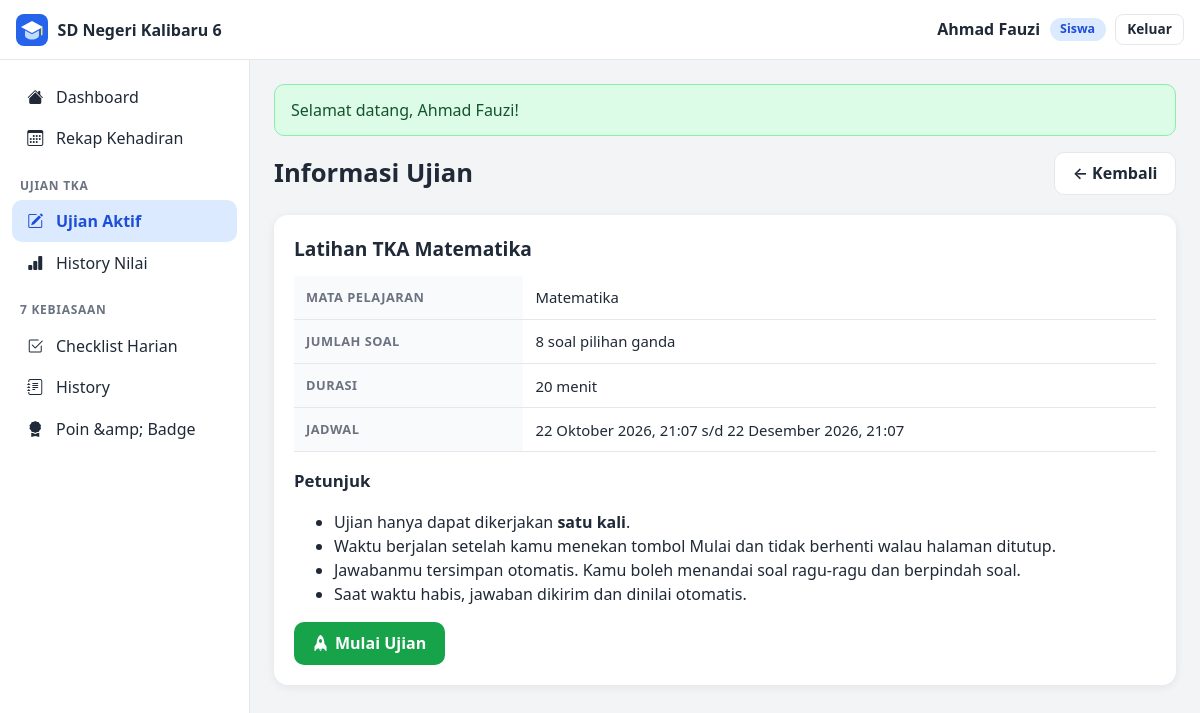
Screenshot of /siswa/ujian-info.php?id=3 (signed in) with the database file from the repository.
### tables this page shows
CREATE TABLE siswa (
    id            INT UNSIGNED AUTO_INCREMENT PRIMARY KEY,
    user_id       INT UNSIGNED NOT NULL UNIQUE,
    nisn          VARCHAR(20) NOT NULL UNIQUE,
    nama          VARCHAR(100) NOT NULL,
    jenis_kelamin ENUM('L','P') NOT NULL,
    tanggal_lahir DATE NULL,
    alamat        VARCHAR(255) NULL,
    kelas_id      INT UNSIGNED NOT NULL,
    orang_tua_id  INT UNSIGNED NULL,
    status        ENUM('aktif','nonaktif') NOT NULL DEFAULT 'aktif',
    CONSTRAINT fk_siswa_user  FOREIGN KEY (user_id)      REFERENCES users(id)     ON DELETE CASCADE,
    CONSTRAINT fk_siswa_kelas FOREIGN KEY (kelas_id)     REFERENCES kelas(id),
    CONSTRAINT fk_siswa_ortu  FOREIGN KEY (orang_tua_id) REFERENCES orang_tua(id) ON DELETE SET NULL
);

CREATE TABLE ujian (
    id            INT UNSIGNED AUTO_INCREMENT PRIMARY KEY,
    nama_ujian    VARCHAR(150) NOT NULL,
    mapel_id      INT UNSIGNED NOT NULL,
    kelas_id      INT UNSIGNED NOT NULL,
    durasi_menit  SMALLINT UNSIGNED NOT NULL,
    waktu_mulai   DATETIME NOT NULL,
    waktu_selesai DATETIME NOT NULL,
    status        ENUM('draft','aktif') NOT NULL DEFAULT 'draft',
    CONSTRAINT fk_ujian_mapel FOREIGN KEY (mapel_id) REFERENCES mata_pelajaran(id),
    CONSTRAINT fk_ujian_kelas FOREIGN KEY (kelas_id) REFERENCES kelas(id)
);

CREATE TABLE mata_pelajaran (
    id         INT UNSIGNED AUTO_INCREMENT PRIMARY KEY,
    nama_mapel VARCHAR(80) NOT NULL UNIQUE,
    keterangan VARCHAR(255) NULL
);

### includes/auth.php (called while the page is built, shortened)
<?php
require_once __DIR__ . '/../config/database.php';
function e($nilai): string
{
    return htmlspecialchars((string) $nilai, ENT_QUOTES, 'UTF-8');
}
function url(string $path = ''): string
{
    return BASE_URL . '/' . ltrim($path, '/');
}
function user(): ?array
{
    return $_SESSION['user'] ?? null;
}
function halaman_beranda(string $role): string
{
    switch ($role) {
        case 'siswa':    return url('siswa/dashboard.php');
    }
}
function wajib_login(): array
{
    $u = user();
    return $u;
}
function nama_role(string $role): string
{
    $label = ['admin' => 'Admin', 'guru' => 'Guru', 'siswa' => 'Siswa', 'orangtua' => 'Orang Tua'];
    return $label[$role] ?? $role;
}

### config/database.php (called while the page is built, shortened)
<?php
function db(): PDO
{
    static $pdo = null;
    if ($pdo === null) {
        try {
            $pdo = new PDO(
                'mysql:host=' . DB_HOST . ';dbname=' . DB_NAME . ';charset=utf8mb4',
                DB_USER,
                DB_PASS,
                [
                    PDO::ATTR_ERRMODE            => PDO::ERRMODE_EXCEPTION,
                    PDO::ATTR_DEFAULT_FETCH_MODE => PDO::FETCH_ASSOC,
                    PDO::ATTR_EMULATE_PREPARES   => false,
                    PDO::MYSQL_ATTR_INIT_COMMAND => "SET time_zone = '+07:00'",
                ]
            );
        } catch (PDOException $e) {
            error_log('Koneksi database gagal: ' . $e->getMessage());
            http_response_code(500);
            exit('Koneksi database gagal. Pastikan MySQL di XAMPP sudah Start dan database kkp_sd sudah diimpor.');
        }
    }
    return $pdo;
}

### includes/fungsi.php (called while the page is built, shortened)
<?php
function tgl_indo(?string $tanggal): string
{
    $t = strtotime($tanggal);
    return date('j', $t) . ' ' . NAMA_BULAN[(int) date('n', $t)] . ' ' . date('Y', $t);
}
function waktu_indo(?string $waktu): string
{
    return tgl_indo($waktu) . ', ' . date('H:i', strtotime($waktu));
}
function siswa_login(): ?array
{
    $u = user();
    $st = db()->prepare('SELECT s.*, k.nama_kelas FROM siswa s JOIN kelas k ON k.id = s.kelas_id WHERE s.id = :id');
    $st->execute(['id' => $u['profil_id']]);
    return $st->fetch() ?: null;
}
    ob_start(); ?>
    <?php
function finalisasi_kadaluarsa(?int $ujian_id = null, ?int $siswa_id = null): void
{
    $sql = "SELECT h.id, h.waktu_mulai, u.durasi_menit, u.waktu_selesai AS jadwal_selesai
            FROM hasil_ujian h JOIN ujian u ON u.id = h.ujian_id WHERE h.status = 'berlangsung'";
    $param = [];
    if ($siswa_id !== null) { $sql .= ' AND h.siswa_id = :siswa'; $param['siswa'] = $siswa_id; }
    $st = db()->prepare($sql);
    $st->execute($param);
    foreach ($st->fetchAll() as $h) {
        if (time() >= batas_waktu_hasil($h['waktu_mulai'], (int) $h['durasi_menit'], $h['jadwal_selesai'])) {
            selesaikan_ujian((int) $h['id']);
        }
    }
}
function ujian_untuk_siswa(array $siswa): array
{
    finalisasi_kadaluarsa(null, (int) $siswa['id']);
    $st = db()->prepare("SELECT u.*, m.nama_mapel, h.id AS hasil_id, h.status AS hasil_status, h.nilai,
                                (SELECT COUNT(*) FROM ujian_soal us WHERE us.ujian_id = u.id) AS jml_soal
                         FROM ujian u JOIN mata_pelajaran m ON m.id = u.mapel_id
                         LEFT JOIN hasil_ujian h ON h.ujian_id = u.id AND h.siswa_id = :s
                         WHERE u.kelas_id = :k AND u.status = 'aktif' ORDER BY u.waktu_mulai DESC");
    $st->execute(['s' => $siswa['id'], 'k' => $siswa['kelas_id']]);
    $now = date('Y-m-d H:i:s');
    $daftar = $st->fetchAll();
    return $daftar;
}

### siswa/ujian-info.php (the view, shortened to what this page needs)
<?php
require_once __DIR__ . '/../includes/auth.php';
require_once __DIR__ . '/../includes/fungsi.php';
$siswa = siswa_login();
$id = (int) ($_GET['id'] ?? $_POST['id'] ?? 0);
$ujian = null;
foreach (ujian_untuk_siswa($siswa) as $u) if ((int) $u['id'] === $id) $ujian = $u;
$pesan = [
    'belum_mulai' => 'Ujian belum dimulai.',
    'berakhir'    => 'Ujian sudah berakhir.',
    'selesai'     => 'Anda sudah mengerjakan ujian.',
];
$aksi_header = '<a class="btn btn-light" href="' . e(url('siswa/ujian.php')) . '">&larr; Kembali</a>';
require __DIR__ . '/../includes/header.php';
?>
<section class="card">
    <h2><?= e($ujian['nama_ujian']) ?></h2>
    <div class="tabel-wrap"><table class="tabel">
        <tr><th>Mata Pelajaran</th><td><?= e($ujian['nama_mapel']) ?></td></tr>
        <tr><th>Jumlah Soal</th><td><?= (int) $ujian['jml_soal'] ?> soal pilihan ganda</td></tr>
        <tr><th>Durasi</th><td><?= (int) $ujian['durasi_menit'] ?> menit</td></tr>
        <tr><th>Jadwal</th><td><?= e(waktu_indo($ujian['waktu_mulai'])) ?> s/d <?= e(waktu_indo($ujian['waktu_selesai'])) ?></td></tr>
    </table></div>
    <h3 class="mt">Petunjuk</h3>
    <ul>
        <li>Ujian hanya dapat dikerjakan <strong>satu kali</strong>.</li>
        <li>Waktu berjalan setelah kamu menekan tombol Mulai dan tidak berhenti walau halaman ditutup.</li>
        <li>Jawabanmu tersimpan otomatis. Kamu boleh menandai soal ragu-ragu dan berpindah soal.</li>
        <li>Saat waktu habis, jawaban dikirim dan dinilai otomatis.</li>
    </ul>
    <?php if (isset($pesan[$ujian['kondisi']])): ?>
        <div class="flash flash-warning"><?= e($pesan[$ujian['kondisi']]) ?></div>
        <?php if ($ujian['kondisi'] === 'selesai'): ?>
            <a class="btn btn-primary" href="<?= e(url('siswa/ujian-hasil.php?id=' . (int) $ujian['hasil_id'])) ?>">Lihat Nilai &amp; Pembahasan</a>
        <?php endif; ?>
    <?php else: ?>
        <form method="post">
            <button type="submit" class="btn btn-success"><?= $ujian['kondisi'] === 'berlangsung' ? '<i class="bi bi-play-fill"></i> Lanjutkan Ujian' : '<i class="bi bi-rocket-fill"></i> Mulai Ujian' ?></button>
        </form>
    <?php endif; ?>
</section>
<?php require __DIR__ . '/../includes/footer.php'; ?>

### includes/navbar.php (shortened to what this page needs)
<header class="navbar">
    <a class="navbar-brand" href="<?= e(halaman_beranda($pengguna['role'])) ?>">
        <img src="<?= e(url('assets/images/logo.svg')) ?>" alt="" width="32" height="32">
        <span><?= e(APP_SEKOLAH) ?></span>
    </a>
    <div class="navbar-user">
        <span class="navbar-nama"><?= e($pengguna['nama']) ?></span>
        <span class="pill pill-biru"><?= e(nama_role($pengguna['role'])) ?></span>
        <a class="btn btn-light btn-sm" href="<?= e(url('auth/logout.php')) ?>">Keluar</a>
    </div>
</header>

### assets/css/style.css (style rules this page uses)
:root { --primary: #2563eb; --primary-gelap: #1d4ed8; --primary-muda: #dbeafe; --success: #16a34a; --success-muda: #dcfce7; --warning: #eab308; --warning-muda: #fef9c3; --danger: #dc2626; --danger-muda: #fee2e2; --abu-bg: #f3f4f6; --abu-garis: #e5e7eb; --abu-teks: #6b7280; --teks: #1f2937; --putih: #ffffff; --radius: 14px; --bayangan: 0 2px 10px rgba(17, 24, 39, .07); --lebar-sidebar: 250px; --tinggi-navbar: 60px; }
* { box-sizing: border-box; }
html { font-size: 16px; }
body { margin: 0; font-family: "Segoe UI", system-ui, -apple-system, "Helvetica Neue", Arial, sans-serif; background: var(--abu-bg); color: var(--teks); line-height: 1.5; }
a { color: var(--primary); text-decoration: none; }
h2 { font-size: 1.2rem; margin: 0 0 .75rem; }
h3 { font-size: 1.05rem; margin: 0 0 .5rem; }
img { max-width: 100%; }
.mt { margin-top: 1rem; }
.navbar { position: fixed; top: 0; left: 0; right: 0; z-index: 30; height: var(--tinggi-navbar); background: var(--putih); border-bottom: 1px solid var(--abu-garis); display: flex; align-items: center; gap: .75rem; padding: 0 1rem; }
.navbar-brand { display: flex; align-items: center; gap: .6rem; font-weight: 700; color: var(--teks); }
.navbar-user { margin-left: auto; display: flex; align-items: center; gap: .6rem; }
.navbar-nama { font-weight: 600; }
.card { background: var(--putih); border-radius: var(--radius); box-shadow: var(--bayangan); padding: 1.25rem; margin-bottom: 1.25rem; }
.card > h2:first-child, .card > h3:first-child { margin-top: 0; }
.btn { display: inline-flex; align-items: center; justify-content: center; gap: .4rem; padding: .55rem 1.1rem; border-radius: 10px; border: 1px solid transparent; font: inherit; font-weight: 600; cursor: pointer; text-decoration: none; background: var(--abu-bg); color: var(--teks); transition: transform .1s, filter .15s; }
.btn-success { background: var(--success); color: #fff; }
.btn-light { background: var(--putih); border-color: var(--abu-garis); color: var(--teks); }
.btn-sm { padding: .3rem .7rem; font-size: .85rem; border-radius: 8px; }
.tabel-wrap { overflow-x: auto; }
table.tabel { width: 100%; border-collapse: collapse; font-size: .93rem; }
.tabel th, .tabel td { padding: .65rem .75rem; text-align: left; border-bottom: 1px solid var(--abu-garis); vertical-align: middle; }
.tabel th { background: #f9fafb; font-size: .8rem; text-transform: uppercase; letter-spacing: .04em; color: var(--abu-teks); white-space: nowrap; }
.pill { display: inline-block; padding: .15rem .65rem; border-radius: 999px; font-size: .78rem; font-weight: 700; white-space: nowrap; }
.pill-biru { background: var(--primary-muda); color: var(--primary-gelap); }

### rows the page displays
siswa: nama "Ahmad Fauzi"
ujian: nama_ujian "Latihan TKA Matematika", durasi_menit "20", waktu_mulai "22 Oktober 2026, 21:07", waktu_selesai "22 Desember 2026, 21:07"
mata_pelajaran: nama_mapel "Matematika"

### other values shown
APP_SEKOLAH "SD Negeri Kalibaru 6"
nama_role($pengguna['role']) "Siswa"
$item[0] "Dashboard"
$item[0] "Rekap Kehadiran"
$item[0] "UJIAN TKA"
$item[0] "Ujian Aktif"
$item[0] "History Nilai"
$item[0] "7 KEBIASAAN"
$item[0] "Checklist Harian"
$item[0] "History"
$item[0] "Poin &amp; Badge"
$f['pesan'] "Selamat datang, Ahmad Fauzi!"
$judul "Informasi Ujian"
$ujian['jml_soal'] "8"
